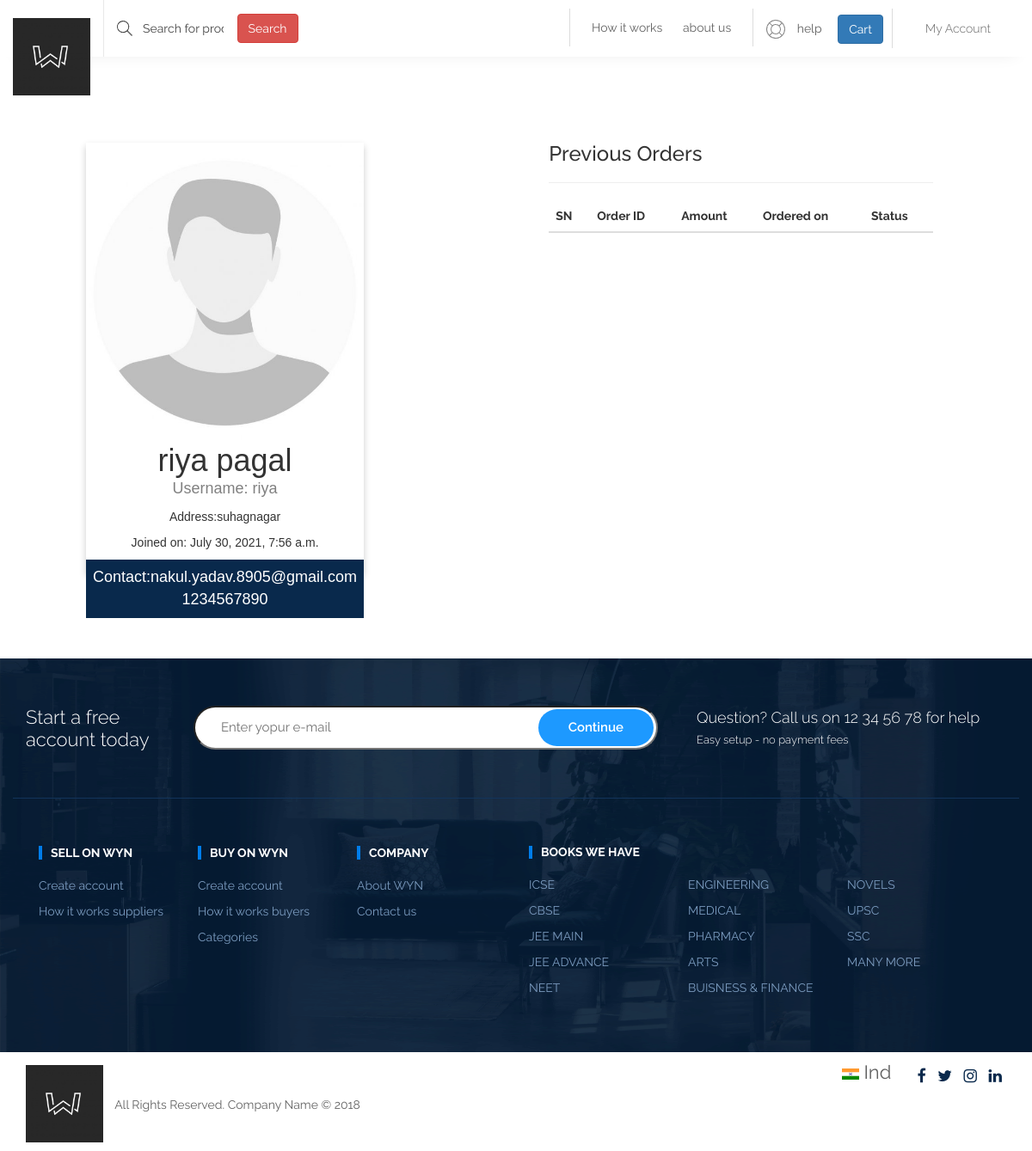
The app's page /profile/ (signed in) with its own data.
### home/models.py (models this page shows, shortened)
class Customer(models.Model):
    user = models.OneToOneField(User, on_delete=models.CASCADE ,default="")
    full_name = models.CharField(max_length=200 ,default="")
    address = models.CharField(max_length=200, null=True, blank=True ,default="")
    joined_on = models.DateTimeField(auto_now_add=True)
    phone=models.PositiveIntegerField(default=0 ,max_length=10)

### home/views.py (the view)
# urls.py: path("profile/", CustomerProfileView.as_view(), name="customerprofile"),
class CustomerProfileView(TemplateView):
    template_name = "customerprofile.html"
    def dispatch(self, request, *args, **kwargs):
        if request.user.is_authenticated and Customer.objects.filter(user=request.user).exists():
            pass
        else:
            return redirect("/login/?next=/profile/")
        return super().dispatch(request, *args, **kwargs)
    def get_context_data(self, **kwargs):
        context = super().get_context_data(**kwargs)
        customer = self.request.user.customer
        context['customer'] = customer
        orders = Order.objects.filter(cart__customer=customer).order_by("-id")
        context["orders"] = orders
        return context

### templates/customerprofile.html (shortened to what this page needs)
{% extends 'base.html' %}
{% load static %}
{% block content %}
<link rel="stylesheet" href="https://cdnjs.cloudflare.com/ajax/libs/font-awesome/4.7.0/css/font-awesome.min.css">
<div class="cont">
<div class="card">
<img src="{%static 'website/images/profile.jpg'%}" alt="" style="width:100%" class="ppic">
  <h1>{{customer.full_name}}</h1>
  <p class="title">Username: </span> {{customer.user.username}}</p>
  <p class="other">Address:{{customer.address}}</p>
  <p>Joined on: {{customer.joined_on}}</p>
  <p class="con">Contact:{{customer.user.email}}<br> {{customer.phone}}</p>
</div>
<div class="status col-md-8">
            <h3>Previous Orders</h3>
            <hr>
            <table class="table">
                <thead>
                    <tr>
                        <th>SN</th>
                        <th>Order ID</th>
                        <th>Amount</th>
                        <th>Ordered on</th>
                        <th>Status</th>
                    </tr>
                </thead>
            </table>
        </div>
</div>
{% endblock %}

### static/website/css/style.css (style rules this page uses)
body { font-family: 'Raleway', sans-serif; font-weight: 400; margin: 0px; overflow-x: hidden; padding: 0px; }
h1, h2, h3, h4, h5 { margin: 0 }
h1, h2, h3, h4, h5, h6 { margin: 0px; padding: 0px; }
img { max-width: 100%; height: auto; }

### templates/customerprofile.html (style rules this page uses)
.card { box-shadow: 0 4px 8px 0 rgba(0, 0, 0, 0.2); max-width: 500px; height: 500px; margin: 100px; text-align: center; font-family: arial; }
.title { color: grey; font-size: 18px; }
.con { border: none; outline: 0; margin-bottom:5px; display: inline-block; padding: 8px; color: white; background-color: #09294c; text-align: center; cursor: pointer; width: 100%; font-size: 18px; }
.ppic { height:350px; }
.cont { display:flex; }
.status { margin:100px; }

### records on screen
Customer: full_name "riya pagal", user.username "riya", address "suhagnagar", joined_on "July 30, 2021, 7:56 a.m.", user.email "nakul.yadav.8905@gmail.com", phone "1234567890"
